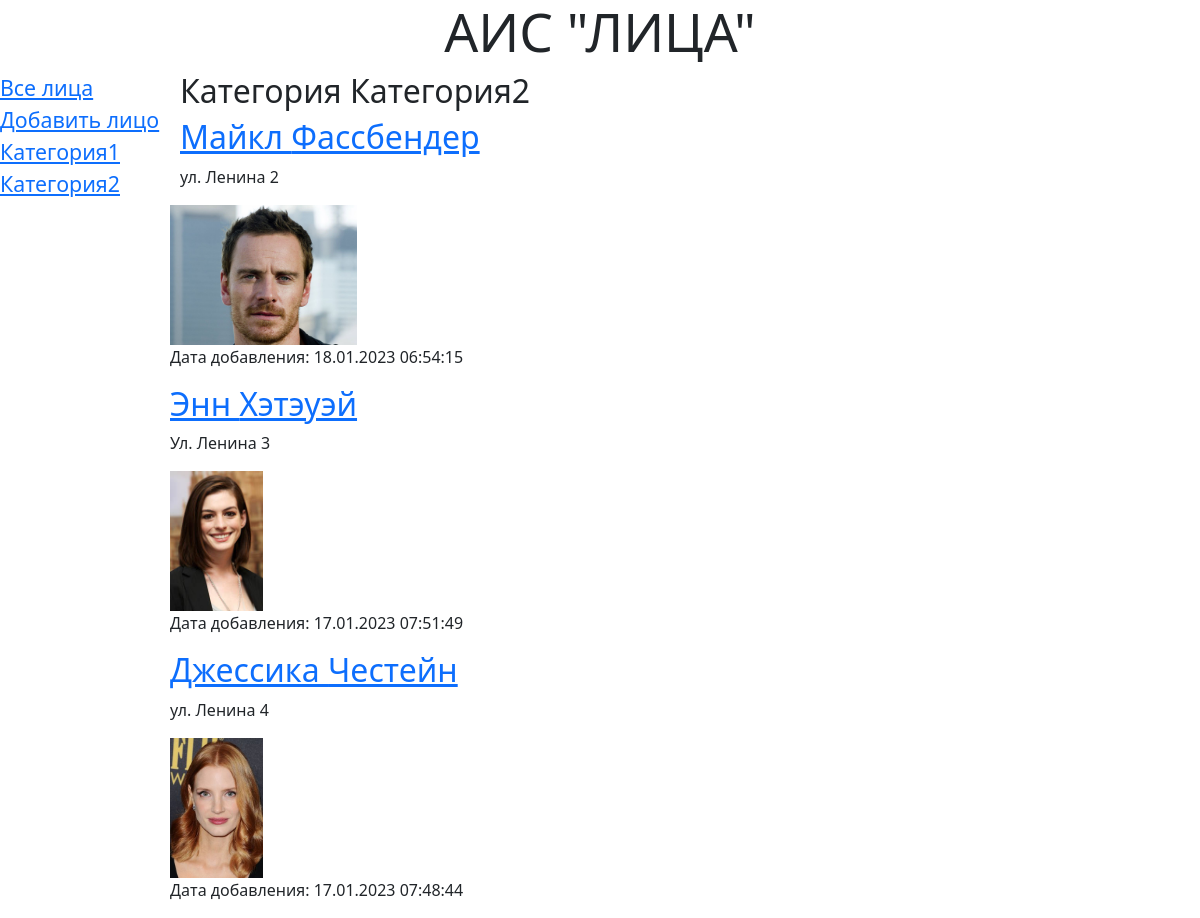
The page /bboard/2/ on the database its author committed.
### bboard/models.py (models this page shows, shortened)
class Rubric(models.Model):
    name = models.CharField(verbose_name='Название', db_index = True, max_length=20)
    class Meta:
        verbose_name = 'Категория'
        verbose_name_plural = 'Категории'
        ordering = ['name']

class Bb(models.Model):
    title = models.CharField(max_length=50, verbose_name='Фамилия')
    firstname = models.CharField(max_length=50, verbose_name='Имя', null=True)
    midname = models.CharField(max_length=50, verbose_name='Отчество', null=True, blank=True)
    content = models.TextField(null=True, blank=True, verbose_name='Комментарий')
    published = models.DateTimeField(auto_now_add=True, db_index=True, verbose_name='Дата добавления')
    rubric = models.ForeignKey('Rubric', null = True, on_delete=models.PROTECT, verbose_name='Категория')
    image = models.ImageField(blank=True, upload_to=get_timestamp_path, verbose_name='Фото', null=True)
    class Kinds(models.TextChoices):
        MAN = 'm', 'М'
        WOMAN = 'w', 'Ж'
        __empty__ = 'Выберите пол'
    kind = models.CharField(null=True, max_length=1, choices=Kinds.choices, default=Kinds.MAN, verbose_name='Пол')
    class Meta:
        verbose_name = 'Лицо'
        verbose_name_plural = 'Лица'
        ordering = ['-published']

### bboard/views.py (the view)
# urls.py: path('<int:rubric_id>/', by_rubric, name='by_rubric'),
def by_rubric(request, rubric_id):
    bbs = Bb.objects.filter(rubric = rubric_id)
    rubrics = Rubric.objects.all()
    current_rubric = Rubric.objects.get(id = rubric_id)
    context = {'bbs': bbs, 'rubrics': rubrics, 'current_rubric': current_rubric}
    return render(request, 'bboard/by_rubric.html', context)

### bboard/templates/bboard/by_rubric.html (shortened to what this page needs)
{% extends "layout/basic.html"%}
{% block content %}
<h2> Категория {{ current_rubric.name }}</h2>
         {% for bb in bbs %}
        <div>
            <h2><a href="{% url 'detail' bb.rubric.id bb.pk %}">{{ bb.firstname }} {{ bb.title }}</a></h2>
           <p>{{ bb.content }}</p>
           {% if bb.image %}
             <img class="mr-3" src="{{ bb.image.url }}">
           {% endif %}
           <p>Дата добавления: {{ bb.published|date:'d.m.Y H:i:s' }}</p>
        </div>
        {% endfor %}
{% endblock %}

### bboard/templates/layout/basic.html (shortened to what this page needs)
{% load static %}
{% load thumbnail %}
{% load bootstrap5 %}
<!DOCTYPE HTML>
<html>
    <head>
        <link rel="stylesheet" type="text/css" href="{% static 'bboard/style.css' %}">
        {% bootstrap_css %}
    </head>
    <body>
        <header>
            <h1>АИС "Лица"</h1>
        </header>
        <nav>
            <a href="{% url 'index' %}">Все лица</a>
            <a href="{% url 'add'%}">Добавить лицо</a>
            {% for rubric in rubrics %}
            <a href="{% url 'by_rubric' rubric.id %}">{{ rubric.name }}</a>
            {% endfor %}
        </nav>
        <section>
            {% block content %}
            {% endblock %}
        </section>
    </body>
</html>

### bboard/static/bboard/style.css (style rules this page uses)
header h1 { font-size : 40pt ; text-transform: uppercase ; text-align : center ; }
nav { font-size : 16pt ; width : 180px ; float : left ; }
nav a { display : block; margin : 1Opx 0px ; }
section { margin-left : 170px ; }
.mr-3 { height: 140px; }

### rows shown on the page
Rubric: name "Категория1"
Rubric: name "Категория2"
Bb: firstname "Майкл", title "Фассбендер", content "ул. Ленина 2", image (picture), published "18.01.2023 06:54:15"
Bb: firstname "Энн", title "Хэтэуэй", content "Ул. Ленина 3", image (picture), published "17.01.2023 07:51:49"
Bb: firstname "Джессика", title "Честейн", content "ул. Ленина 4", image (picture), published "17.01.2023 07:48:44"
